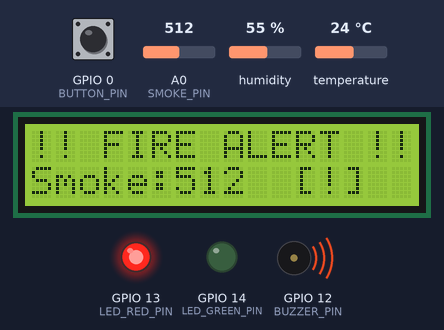
The sketch below on a simulated ESP8266 (Wemos D1 mini). Parts: 16×2 character LCD, output pins drawn as LEDs (lit = HIGH), buzzer (waves = sounding). The inputs (shaded band) are chosen by the test bench; at power-on: GPIO 0 (BUTTON_PIN) HIGH, A0 (SMOKE_PIN) = 512, humidity 55 %, temperature 24 °C. What the sketch prints to the serial monitor is not drawn.

Above: at 3.2 s.
3.3 s: GPIO 0 (BUTTON_PIN) pulled LOW for 0.15 s
At 4.2 s:
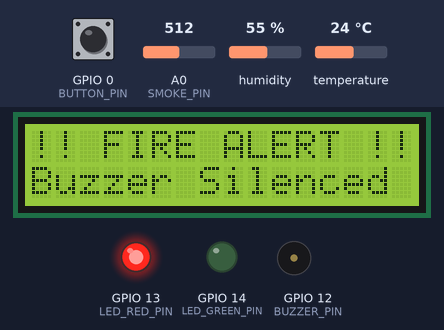
6.4 s: A0 (SMOKE_PIN) set to 408
At 8.1 s:
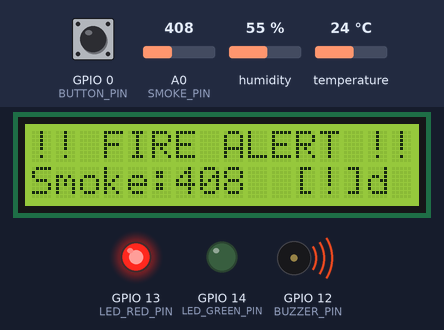
8.4 s: A0 (SMOKE_PIN) set to 389
At 9.6 s:
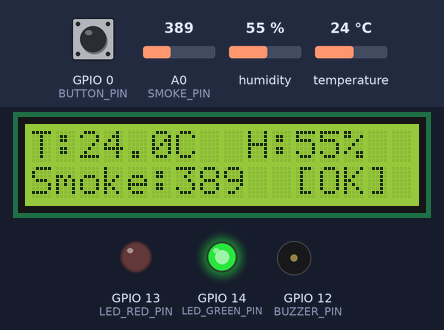
10.3 s: A0 (SMOKE_PIN) set to 410
At 12.0 s:
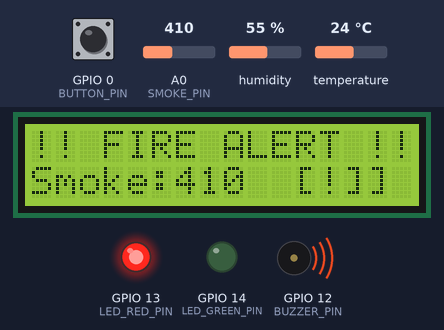
12.4 s: GPIO 0 (BUTTON_PIN) pulled LOW for 1 s
At 14.4 s:
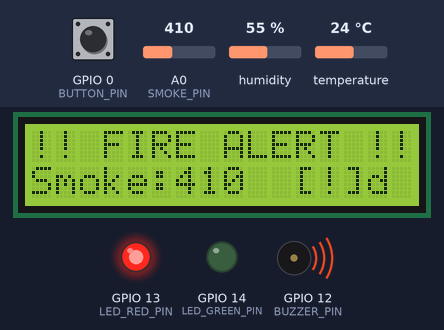
Timing chart, 0 to 15.9 s (numbered marks = the images above; inputs shaded):
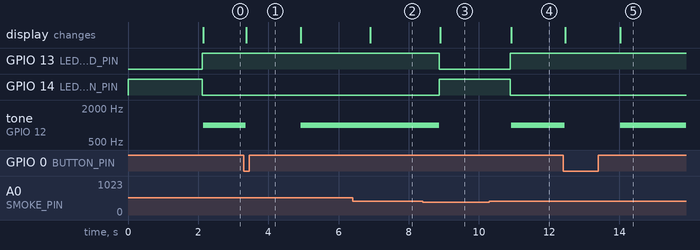

The sketch:

fire_detection.ino
```cpp
// (licence header left out)
#include <DHT.h>
#include <Wire.h>
#include <LiquidCrystal_I2C.h>
#include <ESP8266WiFi.h>

// ---------- Pin Definitions ----------
#define DHT_PIN        2    // D4 on NodeMCU
#define DHT_TYPE       DHT11
#define SMOKE_PIN      A0   // Analog input
#define BUZZER_PIN     12   // D6
#define LED_RED_PIN    13   // D7
#define LED_GREEN_PIN  14   // D5
#define BUTTON_PIN     0    // D3 (built-in FLASH btn)

// ---------- Threshold Settings ----------
#define TEMP_THRESHOLD      50.0   // °C  — fire warning level
#define SMOKE_THRESHOLD     400    // ADC value (0-1023)
#define BUZZER_FREQ         1000   // Hz (tone frequency)
#define SAMPLE_INTERVAL     1000   // ms between readings

// ---------- WiFi Credentials (optional alerting) ----------
const char* WIFI_SSID     = "YOUR_SSID";
const char* WIFI_PASSWORD = "YOUR_PASSWORD";

// ---------- Objects ----------
DHT             dht(DHT_PIN, DHT_TYPE);
LiquidCrystal_I2C lcd(0x27, 16, 2);   // Adjust address if needed

// ---------- State Variables ----------
bool  alertActive     = false;
bool  alertSilenced   = false;
unsigned long lastSampleTime = 0;

// ============================================================
void setup() {
  Serial.begin(115200);

  // Pin modes
  pinMode(BUZZER_PIN,    OUTPUT);
  pinMode(LED_RED_PIN,   OUTPUT);
  pinMode(LED_GREEN_PIN, OUTPUT);
  pinMode(BUTTON_PIN,    INPUT_PULLUP);

  // Safe initial state
  digitalWrite(BUZZER_PIN,    LOW);
  digitalWrite(LED_RED_PIN,   LOW);
  digitalWrite(LED_GREEN_PIN, HIGH);

  // Init sensors
  dht.begin();

  // Init LCD
  lcd.init();
  lcd.backlight();
  lcd.setCursor(0, 0);
  lcd.print("Fire Detection");
  lcd.setCursor(0, 1);
  lcd.print("System  v1.0");
  delay(2000);
  lcd.clear();

  // Optional WiFi
  connectWiFi();

  Serial.println(F("=== Fire Detection System Ready ==="));
}

// ============================================================
void loop() {
  unsigned long now = millis();

  // Read sensors at defined interval
  if (now - lastSampleTime >= SAMPLE_INTERVAL) {
    lastSampleTime = now;
    readAndEvaluate();
  }

  // Handle silence/reset button (active LOW)
  if (digitalRead(BUTTON_PIN) == LOW) {
    delay(50);  // debounce
    if (digitalRead(BUTTON_PIN) == LOW) {
      handleButtonPress();
    }
  }

  // Pulse buzzer if alert is active and not silenced
  if (alertActive && !alertSilenced) {
    tone(BUZZER_PIN, BUZZER_FREQ, 200);
  }
}

// ============================================================
void readAndEvaluate() {
  // ---- Read DHT11 ----
  float humidity    = dht.readHumidity();
  float temperature = dht.readTemperature();  // Celsius

  // ---- Read MQ-2 ----
  int smokeLevel = analogRead(SMOKE_PIN);

  // ---- Validate DHT reading ----
  if (isnan(humidity) || isnan(temperature)) {
    Serial.println(F("[WARN] DHT read failed, skipping."));
    lcd.setCursor(0, 1);
    lcd.print("Sensor Error!   ");
    return;
  }

  // ---- Serial log ----
  Serial.printf("[DATA] Temp: %.1f°C | Humidity: %.1f%% | Smoke ADC: %d\n",
                temperature, humidity, smokeLevel);

  // ---- Evaluate thresholds ----
  bool tempAlert  = (temperature >= TEMP_THRESHOLD);
  bool smokeAlert = (smokeLevel  >= SMOKE_THRESHOLD);

  if (tempAlert || smokeAlert) {
    triggerAlert(temperature, smokeLevel, tempAlert, smokeAlert);
  } else {
    clearAlert(temperature, smokeLevel);
  }

  // ---- Update LCD ----
  updateLCD(temperature, humidity, smokeLevel, tempAlert || smokeAlert);
}

// ============================================================
void triggerAlert(float temp, int smoke, bool isTemp, bool isSmoke) {
  alertActive   = true;
  alertSilenced = false;

  digitalWrite(LED_RED_PIN,   HIGH);
  digitalWrite(LED_GREEN_PIN, LOW);

  Serial.println(F("[ALERT] *** FIRE / SMOKE DETECTED ***"));
  if (isTemp)  Serial.printf("  High Temperature: %.1f°C\n", temp);
  if (isSmoke) Serial.printf("  High Smoke Level : %d\n", smoke);
}

// ============================================================
void clearAlert(float temp, int smoke) {
  if (alertActive) {
    Serial.println(F("[INFO] Conditions normal. Alert cleared."));
  }
  alertActive   = false;
  alertSilenced = false;

  noTone(BUZZER_PIN);
  digitalWrite(BUZZER_PIN,    LOW);
  digitalWrite(LED_RED_PIN,   LOW);
  digitalWrite(LED_GREEN_PIN, HIGH);
}

// ============================================================
void handleButtonPress() {
  if (alertActive) {
    alertSilenced = true;
    noTone(BUZZER_PIN);
    digitalWrite(BUZZER_PIN, LOW);
    Serial.println(F("[INFO] Buzzer silenced by user."));
    lcd.setCursor(0, 1);
    lcd.print("Buzzer Silenced ");
    delay(1500);
  }
  while (digitalRead(BUTTON_PIN) == LOW);  // wait for release
}

// ============================================================
void updateLCD(float temp, float humidity, int smoke, bool alarm) {
  lcd.setCursor(0, 0);
  if (alarm) {
    lcd.print("!! FIRE ALERT !!");
  } else {
    lcd.printf("T:%.1fC  H:%.0f%%  ", temp, humidity);
  }

  lcd.setCursor(0, 1);
  lcd.printf("Smoke:%-4d %s", smoke, alarm ? "[!]" : "[OK]");
}

// ============================================================
void connectWiFi() {
  if (String(WIFI_SSID) == "YOUR_SSID") return;  // Skip if not configured

  Serial.printf("\n[WiFi] Connecting to %s", WIFI_SSID);
  WiFi.begin(WIFI_SSID, WIFI_PASSWORD);

  int attempts = 0;
  while (WiFi.status() != WL_CONNECTED && attempts < 20) {
    delay(500);
    Serial.print(".");
    attempts++;
  }

  if (WiFi.status() == WL_CONNECTED) {
    Serial.printf("\n[WiFi] Connected! IP: %s\n", WiFi.localIP().toString().c_str());
  } else {
    Serial.println(F("\n[WiFi] Connection failed — offline mode."));
  }
}
```

Measured:
- the behaviour switches between 400 and 399 on A0 (SMOKE_PIN) (found by bisection; images 2 and 3)
- after the input at 3.3 s, tone on GPIO 12 (BUZZER_PIN): 1000 Hz → silent after 0.05 s, → 1000 Hz 1.6 s later; the display: changes after 0.07 s (image 1)
- after the input at 6.4 s, the display: changes after 0.50 s (image 2)
- after the input at 8.4 s, GPIO 13 (LED_RED_PIN): HIGH → LOW after 0.47 s; GPIO 14 (LED_GREEN_PIN): LOW → HIGH after 0.47 s; tone on GPIO 12 (BUZZER_PIN): 1000 Hz → silent after 0.47 s; the display: changes after 0.50 s (image 3)
- after the input at 10.3 s, GPIO 13 (LED_RED_PIN): LOW → HIGH after 0.59 s; GPIO 14 (LED_GREEN_PIN): HIGH → LOW after 0.59 s; tone on GPIO 12 (BUZZER_PIN): silent → 1000 Hz after 0.62 s; the display: changes after 0.62 s (image 4)
- after the input at 12.4 s, tone on GPIO 12 (BUZZER_PIN): 1000 Hz → silent after 0.05 s, → 1000 Hz 1.6 s later; the display: first changes after 0.07 s (image 5 shows a later state)
